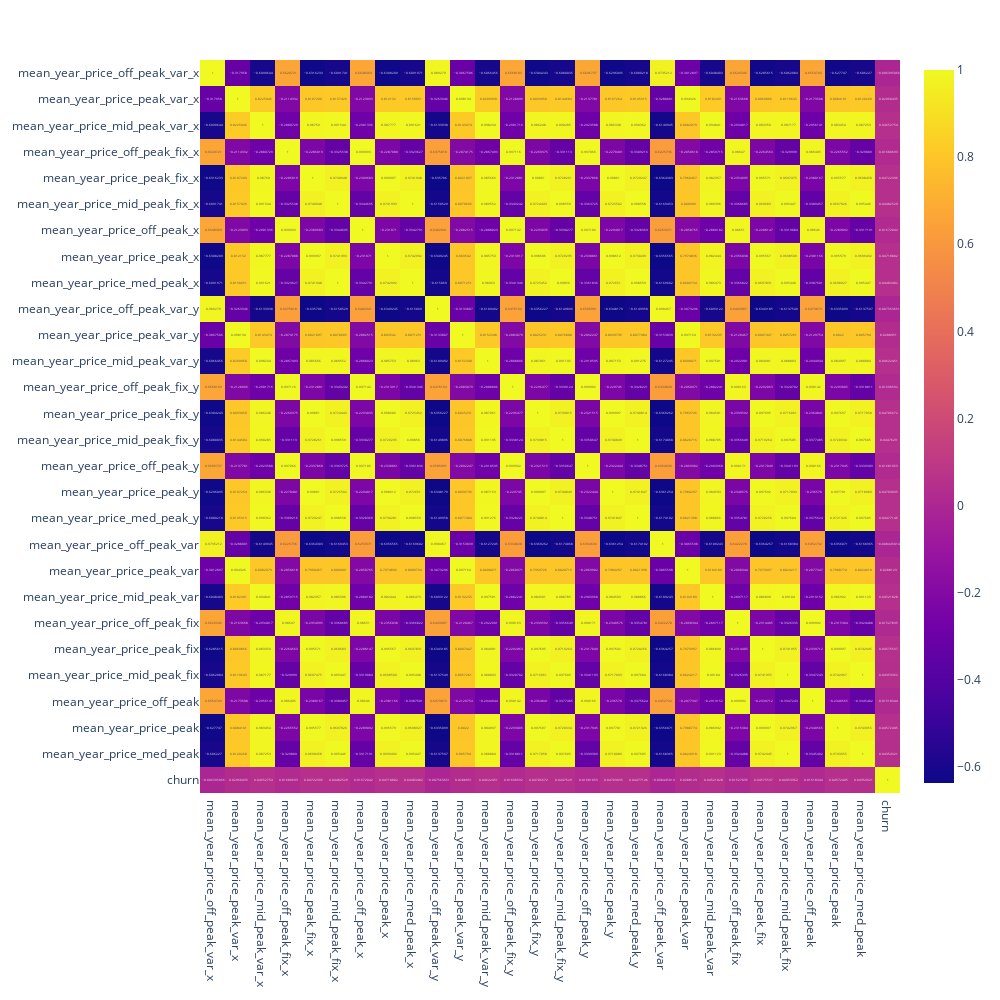

The notebook cell saved with this chart:
### Code cell
fig = px.imshow(corr, text_auto=True, aspect="auto")
fig.update_layout(width=1000, height=1000) 
fig.show()

### Figure 1 — Plotly figure (JSON) as saved in the notebook; plotly's stock layout.template omitted (floating-point values rounded to 4 significant figures; data arrays with more than 128 entries replaced by an {"elided": "..."} marker saying what was removed)
{"data": [{"coloraxis": "coloraxis", "hovertemplate": "x: %{x}<br>y: %{y}<br>color: %{z}<extra></extra>", "name": "0", "texttemplate": "%{z}", "type": "heatmap", "x": ["mean_year_price_off_peak_var_x", "mean_year_price_peak_var_x", "mean_year_price_mid_peak_var_x", "mean_year_price_off_peak_fix_x", "mean_year_price_peak_fix_x", "mean_year_price_mid_peak_fix_x", "mean_year_price_off_peak_x", "mean_year_price_peak_x", "mean_year_price_med_peak_x", "mean_year_price_off_peak_var_y", "mean_year_price_peak_var_y", "mean_year_price_mid_peak_var_y", "mean_year_price_off_peak_fix_y", "mean_year_price_peak_fix_y", "mean_year_price_mid_peak_fix_y", "mean_year_price_off_peak_y", "mean_year_price_peak_y", "mean_year_price_med_peak_y", "mean_year_price_off_peak_var", "mean_year_price_peak_var", "mean_year_price_mid_peak_var", "mean_year_price_off_peak_fix", "mean_year_price_peak_fix", "mean_year_price_mid_peak_fix", "mean_year_price_off_peak", "mean_year_price_peak", "mean_year_price_med_peak", "churn"], "xaxis": "x", "y": ["mean_year_price_off_peak_var_x", "mean_year_price_peak_var_x", "mean_year_price_mid_peak_var_x", "mean_year_price_off_peak_fix_x", "mean_year_price_peak_fix_x", "mean_year_price_mid_peak_fix_x", "mean_year_price_off_peak_x", "mean_year_price_peak_x", "mean_year_price_med_peak_x", "mean_year_price_off_peak_var_y", "mean_year_price_peak_var_y", "mean_year_price_mid_peak_var_y", "mean_year_price_off_peak_fix_y", "mean_year_price_peak_fix_y", "mean_year_price_mid_peak_fix_y", "mean_year_price_off_peak_y", "mean_year_price_peak_y", "mean_year_price_med_peak_y", "mean_year_price_off_peak_var", "mean_year_price_peak_var", "mean_year_price_mid_peak_var", "mean_year_price_off_peak_fix", "mean_year_price_peak_fix", "mean_year_price_mid_peak_fix", "mean_year_price_off_peak", "mean_year_price_peak", "mean_year_price_med_peak", "churn"], "yaxis": "y", "z": {"elided": "28x28 float values"}}], "layout": {"coloraxis": {"colorscale": [[0, "#0d0887"], [0.1111, "#46039f"], [0.2222, "#7201a8"], [0.3333, "#9c179e"], [0.4444, "#bd3786"], [0.5556, "#d8576b"], [0.6667, "#ed7953"], [0.7778, "#fb9f3a"], [0.8889, "#fdca26"], [1, "#f0f921"]]}, "height": 1000, "margin": {"t": 60}, "width": 1000, "xaxis": {"anchor": "y", "domain": [0, 1]}, "yaxis": {"anchor": "x", "autorange": "reversed", "domain": [0, 1]}}}
